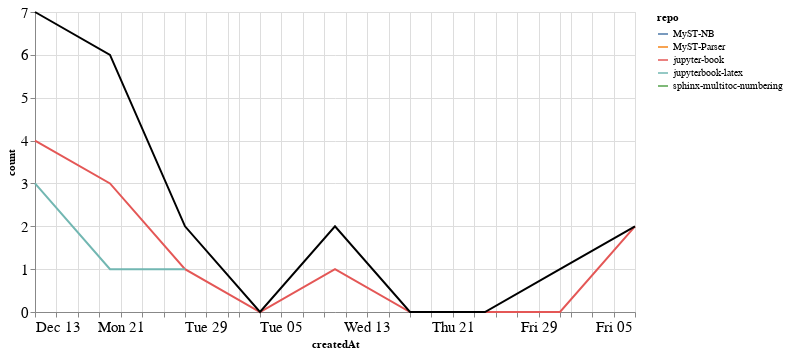

This figure's notebook cell:
### Markdown cell above
### Comments

### Code cell
comments_time = comments.groupby('repo').resample('W', on='createdAt').count()['author'].reset_index()
comments_time = comments_time.rename(columns={'author': 'count'})
comments_time_total = comments_time.groupby('createdAt').agg({"count": "sum"}).reset_index()
ch1 = alt.Chart(comments_time, width=600).mark_line().encode(
    x='createdAt',
    y='count',
    color='repo',
    tooltip="repo"
)

ch2 = alt.Chart(comments_time_total, width=600).mark_line(color="black").encode(
    x='createdAt',
    y='count',
)

ch1 + ch2

### Figure 1 — Vega-Lite specification as saved in the notebook (floating-point values rounded to 4 significant figures)
{"config": {"axisLeft": {"labelFontSize": 15}, "axisBottom": {"labelFontSize": 15}}, "layer": [{"data": {"name": "data-9d3ae257398462b1d99aa1b4f5b34d8f"}, "mark": "line", "encoding": {"color": {"type": "nominal", "field": "repo"}, "tooltip": {"type": "nominal", "field": "repo"}, "x": {"type": "temporal", "field": "createdAt"}, "y": {"type": "quantitative", "field": "count"}}, "width": 600}, {"data": {"name": "data-fc3a7d9e644eb495ea3abf1c4fd4cb96"}, "mark": {"type": "line", "color": "black"}, "encoding": {"x": {"type": "temporal", "field": "createdAt"}, "y": {"type": "quantitative", "field": "count"}}, "width": 600}], "$schema": "https://vega.github.io/schema/vega-lite/v4.8.1.json", "datasets": {"data-9d3ae257398462b1d99aa1b4f5b34d8f": [{"repo": "MyST-NB", "createdAt": "2021-01-31T00:00:00", "count": 1}, {"repo": "MyST-Parser", "createdAt": "2020-12-20T00:00:00", "count": 2}, {"repo": "jupyter-book", "createdAt": "2020-12-13T00:00:00", "count": 4}, {"repo": "jupyter-book", "createdAt": "2020-12-20T00:00:00", "count": 3}, {"repo": "jupyter-book", "createdAt": "2020-12-27T00:00:00", "count": 1}, {"repo": "jupyter-book", "createdAt": "2021-01-03T00:00:00", "count": 0}, {"repo": "jupyter-book", "createdAt": "2021-01-10T00:00:00", "count": 1}, {"repo": "jupyter-book", "createdAt": "2021-01-17T00:00:00", "count": 0}, {"repo": "jupyter-book", "createdAt": "2021-01-24T00:00:00", "count": 0}, {"repo": "jupyter-book", "createdAt": "2021-01-31T00:00:00", "count": 0}, {"repo": "jupyter-book", "createdAt": "2021-02-07T00:00:00", "count": 2}, {"repo": "jupyterbook-latex", "createdAt": "2020-12-13T00:00:00", "count": 3}, {"repo": "jupyterbook-latex", "createdAt": "2020-12-20T00:00:00", "count": 1}, {"repo": "jupyterbook-latex", "createdAt": "2020-12-27T00:00:00", "count": 1}, {"repo": "sphinx-multitoc-numbering", "createdAt": "2021-01-10T00:00:00", "count": 1}], "data-fc3a7d9e644eb495ea3abf1c4fd4cb96": [{"createdAt": "2020-12-13T00:00:00", "count": 7}, {"createdAt": "2020-12-20T00:00:00", "count": 6}, {"createdAt": "2020-12-27T00:00:00", "count": 2}, {"createdAt": "2021-01-03T00:00:00", "count": 0}, {"createdAt": "2021-01-10T00:00:00", "count": 2}, {"createdAt": "2021-01-17T00:00:00", "count": 0}, {"createdAt": "2021-01-24T00:00:00", "count": 0}, {"createdAt": "2021-01-31T00:00:00", "count": 1}, {"createdAt": "2021-02-07T00:00:00", "count": 2}]}}
